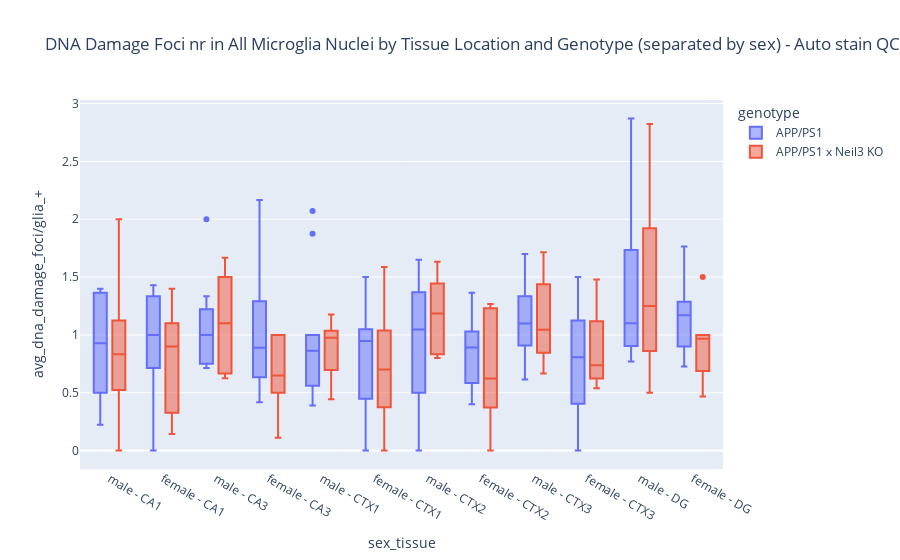
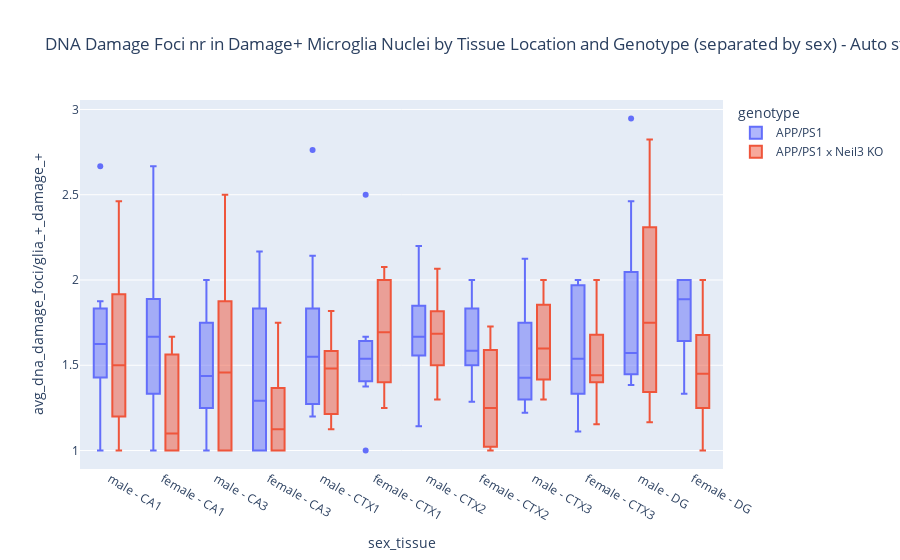
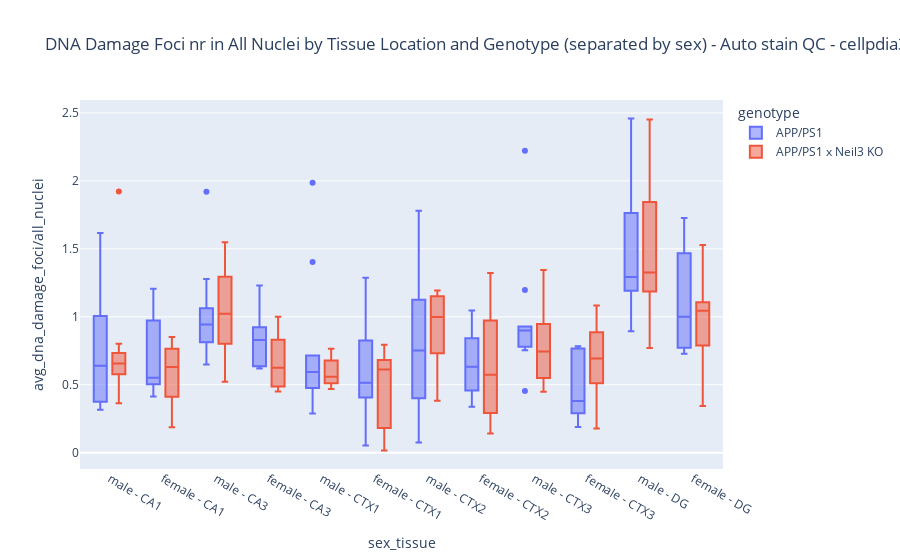
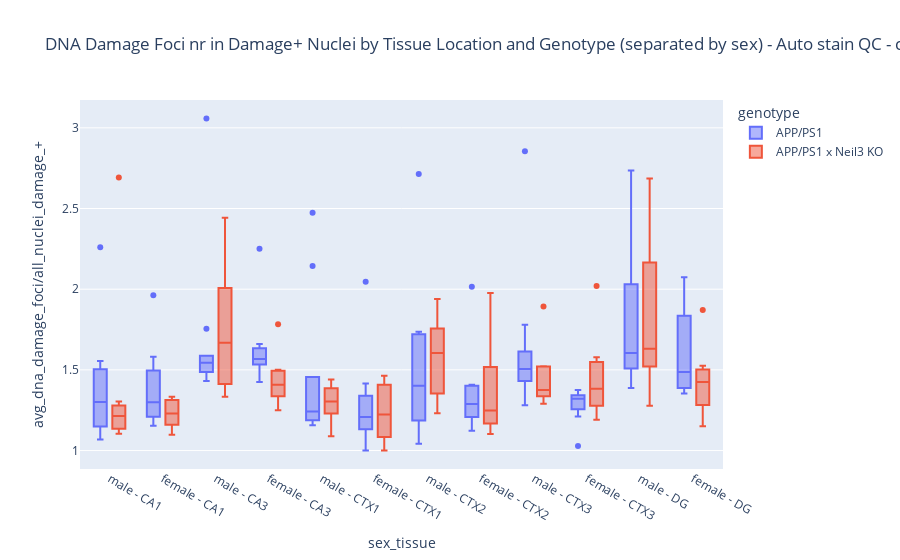

These figures' notebook cell, in order:
### Code cell
plot_technical_replicates(auto_filtered_df, categories, dataset, parameters_title)

### Figure 1 — Plotly figure (JSON) as saved in the notebook; plotly's stock layout.template omitted (floating-point values rounded to 4 significant figures)
{"data": [{"alignmentgroup": "True", "hovertemplate": "genotype=APP/PS1<br>sex_tissue=%{x}<br>avg_dna_damage_foci/glia_+=%{y}<extra></extra>", "legendgroup": "APP/PS1", "marker": {"color": "#636efa"}, "name": "APP/PS1", "notched": false, "offsetgroup": "APP/PS1", "orientation": "v", "showlegend": true, "type": "box", "x": ["female - CA1", "female - CA3", "female - CTX1", "female - CTX2", "female - CTX3", "female - DG", "male - CA1", "male - CA3", "male - CTX1", "male - CTX2", "male - CTX3", "male - DG", "male - CA1", "male - CA3", "male - CTX1", "male - CTX2", "male - CTX3", "male - CA1", "male - CA3", "male - CTX1", "male - CTX2", "male - CTX3", "male - DG", "female - CA1", "female - CA3", "female - CTX1", "female - CTX2", "female - CTX3", "female - DG", "male - CA1", "male - CA3", "male - CTX1", "male - CTX2", "male - CTX3", "male - DG", "male - CA1", "male - CA3", "male - CTX1", "male - CTX2", "male - CTX3", "male - DG", "female - CA1", "female - CA3", "female - CTX1", "female - CTX2", "female - CTX3", "female - DG", "male - CA1", "male - CA3", "male - CTX1", "male - CTX2", "male - CTX3", "male - DG", "male - CA1", "male - CA3", "male - CTX1", "male - CTX2", "male - CTX3", "male - DG", "female - CA1", "female - CA3", "female - CTX1", "female - CTX2", "female - CTX3", "female - DG", "female - CA1", "female - CA3", "female - CTX1", "female - CTX2", "female - CTX3", "female - DG", "male - CA1", "male - CA3", "male - CTX1", "male - CTX2", "male - CTX3", "male - DG", "female - CA1", "female - CA3", "female - CTX1", "female - CTX2", "female - CTX3", "female - DG", "male - CA1", "male - CA3", "male - CTX1", "male - CTX2", "male - CTX3", "male - DG", "male - CA1", "male - CA3", "male - CTX1", "male - CTX2", "male - CTX3", "male - DG", "female - CA1", "female - CA3", "female - CTX1", "female - CTX2", "female - CTX3", "female - DG", "female - CA1", "female - CA3", "female - CTX1", "female - CTX2", "female - CTX3", "female - DG"], "x0": " ", "xaxis": "x", "y": [1, 0.7778, 1.1, 1.364, 0.5333, 1.2, 0.2222, 1, 0.8333, 1.095, 1.045, 1.1, 0.5, 0.7143, 0.9091, 1.368, 1.458, 0.8571, 0.75, 0.8929, 1.2, 0.8667, 0.9333, 1, 2.167, 1.5, 1.059, 1.25, 1.765, 1, 0.875, 0.56, 0, 0.9091, 1, 1.375, 1.222, 0.56, 1.65, 1.333, 2.133, 0, 1, 0.7692, 0.5, 0.6154, 0.8, 1.364, 2, 1, 0.5882, 1.154, 1.5, 1.25, 1, 1.875, 1.448, 1.7, 1.6, 1.333, 0.6, 0, 0.4, 1, 1.375, 1.333, 1.333, 1, 1, 1.5, 1, 0.4545, 0.7143, 2.071, 0.5, 0.9167, 2.872, 1.429, 1.25, 0.9429, 1, 1, 1.154, 0.6, 1, 0.3889, 0.3333, 0.6154, 0.8182, 1.4, 1.333, 0.6, 1, 1.2, 0.7692, 0.4286, 0.6667, 0.125, 0.6667, 0, 0.7273, 1, 0.4167, 0.9524, 0.7826, 0.2778, 1.188], "y0": " ", "yaxis": "y"}, {"alignmentgroup": "True", "hovertemplate": "genotype=APP/PS1 x Neil3 KO<br>sex_tissue=%{x}<br>avg_dna_damage_foci/glia_+=%{y}<extra></extra>", "legendgroup": "APP/PS1 x Neil3 KO", "marker": {"color": "#EF553B"}, "name": "APP/PS1 x Neil3 KO", "notched": false, "offsetgroup": "APP/PS1 x Neil3 KO", "orientation": "v", "showlegend": true, "type": "box", "x": ["male - CA1", "male - CA3", "male - CTX1", "male - CTX2", "male - CTX3", "male - DG", "male - CA1", "male - CA3", "male - CTX1", "male - CTX2", "male - CTX3", "male - DG", "female - CA1", "female - CA3", "female - CTX1", "female - CTX2", "female - CTX3", "female - DG", "male - CA1", "male - CA3", "male - CTX1", "male - CTX2", "male - CTX3", "male - DG", "male - CA1", "male - CA3", "male - CTX1", "male - CTX2", "male - CTX3", "male - DG", "female - CA1", "female - CA3", "female - CTX1", "female - CTX2", "female - CTX3", "female - DG", "male - CA1", "male - CA3", "male - CTX1", "male - CTX2", "male - CTX3", "male - DG", "female - CA1", "female - CA3", "female - CTX1", "female - CTX2", "female - CTX3", "female - DG", "female - CA1", "female - CA3", "female - CTX1", "female - CTX2", "female - CTX3", "female - DG", "male - CA1", "male - CA3", "male - CTX1", "male - CTX2", "male - CTX3", "male - DG", "female - CA1", "female - CA3", "female - CTX1", "female - CTX2", "female - CTX3", "female - DG", "male - CA1", "male - CA3", "male - CTX1", "male - CTX2", "male - CTX3", "male - DG", "female - CA1", "female - CA3", "female - CTX1", "female - CTX2", "female - CTX3", "female - DG", "female - CA1", "female - CA3", "female - CTX1", "female - CTX2", "female - CTX3", "female - DG", "male - CA1", "male - CA3", "male - CTX1", "male - CTX2", "male - CTX3", "male - DG", "female - CA1", "female - CA3", "female - CTX1", "female - CTX2", "female - CTX3", "female - DG"], "x0": " ", "xaxis": "x", "y": [1, 1.2, 0.4444, 1.389, 1.714, 0.8235, 0.5455, 0.6667, 1.071, 1.632, 0.9286, 0.5, 0.1429, 0.5, 0.4545, 0.6, 1.3, 0.5, 0.6667, 1.4, 0.6429, 1.182, 1.5, 0.9, 1, 1.6, 1, 1.5, 0.6667, 1, 1, 0.5, 1.588, 1.267, 1.478, 0.9333, 0, 1, 1, 0.8462, 1.091, 2.824, 1.4, 1, 1.125, 1.192, 0.9375, 1, 1, 1, 0.7, 1.267, 0.7778, 1, 0.5, 0.625, 0.95, 0.8182, 1.375, 1.8, 0.5, 0.5, null, 0, 0.6, 1, 2, 1.667, 0.75, 0.8, 0.7647, 2.045, 0.1538, 0.1111, 0, 0.1429, 0.6452, 0.4667, 1.2, 1, 0.3478, 0.6452, 0.5385, 0.875, 1.25, 0.6667, 1.176, 1.188, 1, 1.5, 0.8, 0.8, 0.7778, 0.6, 0.6957, 1.5], "y0": " ", "yaxis": "y"}], "layout": {"boxmode": "group", "legend": {"title": {"text": "genotype"}, "tracegroupgap": 0}, "title": {"text": "DNA Damage Foci nr in All Microglia Nuclei by Tissue Location and Genotype (separated by sex) - Auto stain QC - cellpdia30_sigma1_dilrad4_dnad_obj_seg_v1_gliaero6_gliathr20_dnadero2"}, "xaxis": {"anchor": "y", "categoryarray": ["male - CA1", "female - CA1", "male - CA3", "female - CA3", "male - CTX1", "female - CTX1", "male - CTX2", "female - CTX2", "male - CTX3", "female - CTX3", "male - DG", "female - DG"], "categoryorder": "array", "domain": [0, 1], "title": {"text": "sex_tissue"}}, "yaxis": {"anchor": "x", "domain": [0, 1], "title": {"text": "avg_dna_damage_foci/glia_+"}}}}

### Figure 2 — Plotly figure (JSON) as saved in the notebook; plotly's stock layout.template omitted (floating-point values rounded to 4 significant figures)
{"data": [{"alignmentgroup": "True", "hovertemplate": "genotype=APP/PS1<br>sex_tissue=%{x}<br>avg_dna_damage_foci/glia_+_damage_+=%{y}<extra></extra>", "legendgroup": "APP/PS1", "marker": {"color": "#636efa"}, "name": "APP/PS1", "notched": false, "offsetgroup": "APP/PS1", "orientation": "v", "showlegend": true, "type": "box", "x": ["female - CA1", "female - CA3", "female - CTX1", "female - CTX2", "female - CTX3", "female - DG", "male - CA1", "male - CA3", "male - CTX1", "male - CTX2", "male - CTX3", "male - DG", "male - CA1", "male - CA3", "male - CTX1", "male - CTX2", "male - CTX3", "male - CA1", "male - CA3", "male - CTX1", "male - CTX2", "male - CTX3", "male - DG", "female - CA1", "female - CA3", "female - CTX1", "female - CTX2", "female - CTX3", "female - DG", "male - CA1", "male - CA3", "male - CTX1", "male - CTX2", "male - CTX3", "male - DG", "male - CA1", "male - CA3", "male - CTX1", "male - CTX2", "male - CTX3", "male - DG", "female - CA1", "female - CA3", "female - CTX1", "female - CTX2", "female - CTX3", "female - DG", "male - CA1", "male - CA3", "male - CTX1", "male - CTX2", "male - CTX3", "male - DG", "male - CA1", "male - CA3", "male - CTX1", "male - CTX2", "male - CTX3", "male - DG", "female - CA1", "female - CA3", "female - CTX1", "female - CTX2", "female - CTX3", "female - DG", "female - CA1", "female - CA3", "female - CTX1", "female - CTX2", "female - CTX3", "female - DG", "male - CA1", "male - CA3", "male - CTX1", "male - CTX2", "male - CTX3", "male - DG", "female - CA1", "female - CA3", "female - CTX1", "female - CTX2", "female - CTX3", "female - DG", "male - CA1", "male - CA3", "male - CTX1", "male - CTX2", "male - CTX3", "male - DG", "male - CA1", "male - CA3", "male - CTX1", "male - CTX2", "male - CTX3", "male - DG", "female - CA1", "female - CA3", "female - CTX1", "female - CTX2", "female - CTX3", "female - DG", "female - CA1", "female - CA3", "female - CTX1", "female - CTX2", "female - CTX3", "female - DG"], "x0": " ", "xaxis": "x", "y": [1.333, 1, 1.375, 1.667, 1.333, 1.714, 1, 1.5, 1.5, 1.917, 1.353, 1.571, 1.5, 1, 1.538, 1.733, 1.75, 1.5, 1.2, 1.562, 1.6, 1.3, 1.556, 1.9, 2.167, 2.5, 2, 2, 2, 2.667, 1.75, 1.273, null, 1.25, 1.455, 1.833, 1.375, 1.273, 2.2, 1.714, 2.462, null, 1.333, 1.538, 1.571, 1.333, 2, 1.875, 2, 1.833, 1.429, 1.5, 1.909, 1.429, 2, 2.143, 1.826, 2.125, 1.6, 2.667, 1, null, 2, 2, 1.571, 1.333, 2, 1.5, 1.5, 1.875, 2, 1.25, 1.25, 2.762, 1.667, 1.222, 2.947, 1.667, 1.25, 1.571, 1.6, 1.538, 1.875, 1.8, 1.6, 1.75, 1.143, 1.333, 1.385, 1.75, 1.333, 1.2, 1.667, 1.846, 1.429, 1, 1, 1, 1.5, null, 1.333, 1.857, 1.667, 1.667, 1.286, 1.111, 1.9], "y0": " ", "yaxis": "y"}, {"alignmentgroup": "True", "hovertemplate": "genotype=APP/PS1 x Neil3 KO<br>sex_tissue=%{x}<br>avg_dna_damage_foci/glia_+_damage_+=%{y}<extra></extra>", "legendgroup": "APP/PS1 x Neil3 KO", "marker": {"color": "#EF553B"}, "name": "APP/PS1 x Neil3 KO", "notched": false, "offsetgroup": "APP/PS1 x Neil3 KO", "orientation": "v", "showlegend": true, "type": "box", "x": ["male - CA1", "male - CA3", "male - CTX1", "male - CTX2", "male - CTX3", "male - DG", "male - CA1", "male - CA3", "male - CTX1", "male - CTX2", "male - CTX3", "male - DG", "female - CA1", "female - CA3", "female - CTX1", "female - CTX2", "female - CTX3", "female - DG", "male - CA1", "male - CA3", "male - CTX1", "male - CTX2", "male - CTX3", "male - DG", "male - CA1", "male - CA3", "male - CTX1", "male - CTX2", "male - CTX3", "male - DG", "female - CA1", "female - CA3", "female - CTX1", "female - CTX2", "female - CTX3", "female - DG", "male - CA1", "male - CA3", "male - CTX1", "male - CTX2", "male - CTX3", "male - DG", "female - CA1", "female - CA3", "female - CTX1", "female - CTX2", "female - CTX3", "female - DG", "female - CA1", "female - CA3", "female - CTX1", "female - CTX2", "female - CTX3", "female - DG", "male - CA1", "male - CA3", "male - CTX1", "male - CTX2", "male - CTX3", "male - DG", "female - CA1", "female - CA3", "female - CTX1", "female - CTX2", "female - CTX3", "female - DG", "male - CA1", "male - CA3", "male - CTX1", "male - CTX2", "male - CTX3", "male - DG", "female - CA1", "female - CA3", "female - CTX1", "female - CTX2", "female - CTX3", "female - DG", "female - CA1", "female - CA3", "female - CTX1", "female - CTX2", "female - CTX3", "female - DG", "male - CA1", "male - CA3", "male - CTX1", "male - CTX2", "male - CTX3", "male - DG", "female - CA1", "female - CA3", "female - CTX1", "female - CTX2", "female - CTX3", "female - DG"], "x0": " ", "xaxis": "x", "y": [1.2, 1.714, 1.143, 1.786, 1.8, 1.167, 1.2, 1.2, 1.5, 2.067, 1.3, 2, 1, 1, 1.25, 1, 1.857, 1.333, 2, 1.75, 1.125, 1.3, 1.909, 1.286, 1.5, 2, 1.667, 1.833, 2, 1.4, 1.571, 1, 2.077, 1.462, 2, 1.4, null, 1, 1.5, 1.571, 1.333, 2.824, 1.556, 1.25, 1.636, 1.632, 1.154, 1.5, 1.667, 1.75, 1.4, 1.727, 1.4, 2, 1, 1, 1.462, 1.8, 1.571, 2.25, 1, 1, null, null, 1.5, 1, 2.462, 2.5, 1.286, 1.429, 1.625, 2.368, 1, 1, null, 1, 1.429, 1.167, 1.2, 1.4, 2, 1.25, 1.4, 1.556, 1.667, 1, 1.818, 1.583, 1.5, 1.5, 1, 1.333, 1.75, 1.091, 1.455, 1.8], "y0": " ", "yaxis": "y"}], "layout": {"boxmode": "group", "legend": {"title": {"text": "genotype"}, "tracegroupgap": 0}, "title": {"text": "DNA Damage Foci nr in Damage+ Microglia Nuclei by Tissue Location and Genotype (separated by sex) - Auto stain QC - cellpdia30_sigma1_dilrad4_dnad_obj_seg_v1_gliaero6_gliathr20_dnadero2"}, "xaxis": {"anchor": "y", "categoryarray": ["male - CA1", "female - CA1", "male - CA3", "female - CA3", "male - CTX1", "female - CTX1", "male - CTX2", "female - CTX2", "male - CTX3", "female - CTX3", "male - DG", "female - DG"], "categoryorder": "array", "domain": [0, 1], "title": {"text": "sex_tissue"}}, "yaxis": {"anchor": "x", "domain": [0, 1], "title": {"text": "avg_dna_damage_foci/glia_+_damage_+"}}}}

### Figure 3 — Plotly figure (JSON) as saved in the notebook; plotly's stock layout.template omitted (floating-point values rounded to 4 significant figures)
{"data": [{"alignmentgroup": "True", "hovertemplate": "genotype=APP/PS1<br>sex_tissue=%{x}<br>avg_dna_damage_foci/all_nuclei=%{y}<extra></extra>", "legendgroup": "APP/PS1", "marker": {"color": "#636efa"}, "name": "APP/PS1", "notched": false, "offsetgroup": "APP/PS1", "orientation": "v", "showlegend": true, "type": "box", "x": ["female - CA1", "female - CA3", "female - CTX1", "female - CTX2", "female - CTX3", "female - DG", "male - CA1", "male - CA3", "male - CTX1", "male - CTX2", "male - CTX3", "male - DG", "male - CA1", "male - CA3", "male - CTX1", "male - CTX2", "male - CTX3", "male - CA1", "male - CA3", "male - CTX1", "male - CTX2", "male - CTX3", "male - DG", "female - CA1", "female - CA3", "female - CTX1", "female - CTX2", "female - CTX3", "female - DG", "male - CA1", "male - CA3", "male - CTX1", "male - CTX2", "male - CTX3", "male - DG", "male - CA1", "male - CA3", "male - CTX1", "male - CTX2", "male - CTX3", "male - DG", "female - CA1", "female - CA3", "female - CTX1", "female - CTX2", "female - CTX3", "female - DG", "male - CA1", "male - CA3", "male - CTX1", "male - CTX2", "male - CTX3", "male - DG", "male - CA1", "male - CA3", "male - CTX1", "male - CTX2", "male - CTX3", "male - DG", "female - CA1", "female - CA3", "female - CTX1", "female - CTX2", "female - CTX3", "female - DG", "female - CA1", "female - CA3", "female - CTX1", "female - CTX2", "female - CTX3", "female - DG", "male - CA1", "male - CA3", "male - CTX1", "male - CTX2", "male - CTX3", "male - DG", "female - CA1", "female - CA3", "female - CTX1", "female - CTX2", "female - CTX3", "female - DG", "male - CA1", "male - CA3", "male - CTX1", "male - CTX2", "male - CTX3", "male - DG", "male - CA1", "male - CA3", "male - CTX1", "male - CTX2", "male - CTX3", "male - DG", "female - CA1", "female - CA3", "female - CTX1", "female - CTX2", "female - CTX3", "female - DG", "female - CA1", "female - CA3", "female - CTX1", "female - CTX2", "female - CTX3", "female - DG"], "x0": " ", "xaxis": "x", "y": [0.5733, 0.935, 0.9581, 0.8984, 0.7597, 1.3, 0.3698, 0.8906, 0.7143, 0.7782, 0.8795, 1.292, 0.6167, 0.7849, 0.4795, 1.125, 0.9231, 0.7114, 0.9206, 0.5779, 1.029, 0.7531, 1.269, 1.207, 1.23, 1.288, 1.045, 0.3929, 1.634, 0.6618, 0.6491, 0.3874, 0.075, 0.7905, 1.123, 1.616, 1.92, 0.609, 1.781, 2.222, 2.067, 0.5282, 0.8544, 0.4444, 0.5153, 0.3668, 1.161, 1.006, 0.9672, 0.4767, 0.6208, 0.9178, 1.654, 1.067, 1, 1.986, 1.265, 1.197, 1.664, 0.8125, 0.9111, 0.369, 0.4, 0.245, 0.7377, 0.4138, 0.8058, 0.5238, 0.5226, 0.7746, 0.8067, 0.3154, 1.277, 1.404, 0.401, 0.9282, 2.46, 1.133, 0.6196, 0.6913, 0.7406, 0.7832, 1.727, 0.375, 0.812, 0.2877, 0.2227, 0.453, 0.8928, 0.5692, 1.063, 0.6907, 0.7251, 0.7798, 1.215, 0.4961, 0.6211, 0.05344, 0.7847, 0.1882, 0.8404, 0.5096, 0.6515, 0.5056, 0.3388, 0.3351, 0.7286], "y0": " ", "yaxis": "y"}, {"alignmentgroup": "True", "hovertemplate": "genotype=APP/PS1 x Neil3 KO<br>sex_tissue=%{x}<br>avg_dna_damage_foci/all_nuclei=%{y}<extra></extra>", "legendgroup": "APP/PS1 x Neil3 KO", "marker": {"color": "#EF553B"}, "name": "APP/PS1 x Neil3 KO", "notched": false, "offsetgroup": "APP/PS1 x Neil3 KO", "orientation": "v", "showlegend": true, "type": "box", "x": ["male - CA1", "male - CA3", "male - CTX1", "male - CTX2", "male - CTX3", "male - DG", "male - CA1", "male - CA3", "male - CTX1", "male - CTX2", "male - CTX3", "male - DG", "female - CA1", "female - CA3", "female - CTX1", "female - CTX2", "female - CTX3", "female - DG", "male - CA1", "male - CA3", "male - CTX1", "male - CTX2", "male - CTX3", "male - DG", "male - CA1", "male - CA3", "male - CTX1", "male - CTX2", "male - CTX3", "male - DG", "female - CA1", "female - CA3", "female - CTX1", "female - CTX2", "female - CTX3", "female - DG", "male - CA1", "male - CA3", "male - CTX1", "male - CTX2", "male - CTX3", "male - DG", "female - CA1", "female - CA3", "female - CTX1", "female - CTX2", "female - CTX3", "female - DG", "female - CA1", "female - CA3", "female - CTX1", "female - CTX2", "female - CTX3", "female - DG", "male - CA1", "male - CA3", "male - CTX1", "male - CTX2", "male - CTX3", "male - DG", "female - CA1", "female - CA3", "female - CTX1", "female - CTX2", "female - CTX3", "female - DG", "male - CA1", "male - CA3", "male - CTX1", "male - CTX2", "male - CTX3", "male - DG", "female - CA1", "female - CA3", "female - CTX1", "female - CTX2", "female - CTX3", "female - DG", "female - CA1", "female - CA3", "female - CTX1", "female - CTX2", "female - CTX3", "female - DG", "male - CA1", "male - CA3", "male - CTX1", "male - CTX2", "male - CTX3", "male - DG", "female - CA1", "female - CA3", "female - CTX1", "female - CTX2", "female - CTX3", "female - DG"], "x0": " ", "xaxis": "x", "y": [0.5732, 0.9912, 0.4684, 1.193, 0.9247, 1.407, 0.582, 1.266, 0.7656, 1.155, 0.84, 1.183, 0.4295, 0.7018, 0.5714, 0.648, 0.9434, 1.083, 0.6599, 1.054, 0.5063, 1.149, 0.9709, 1.245, 0.6645, 1.325, 0.5152, 1.069, 0.5326, 1.435, 0.8511, 1, 0.695, 0.7689, 1.082, 1.131, 0.8023, 0.5224, 0.6923, 0.9275, 1.345, 2.452, 0.7718, 0.6387, 0.794, 1.178, 0.5952, 1.026, 0.7595, 0.962, 0.6696, 1.321, 0.8302, 1.528, 0.363, 0.7273, 0.6645, 0.6242, 0.6486, 1.189, 0.6225, 0.5, 0.07362, 0.1405, 0.1786, 1.063, 1.923, 1.549, 0.5304, 0.3829, 0.4493, 2.254, 0.1867, 0.4758, 0.01575, 0.1807, 0.7906, 0.3438, 0.3939, 0.6122, 0.2903, 0.5, 0.5258, 0.5927, 0.6529, 0.8761, 0.5887, 0.8377, 0.5677, 0.771, 0.6391, 0.45, 0.6515, 0.4041, 0.4963, 0.9853], "y0": " ", "yaxis": "y"}], "layout": {"boxmode": "group", "legend": {"title": {"text": "genotype"}, "tracegroupgap": 0}, "title": {"text": "DNA Damage Foci nr in All Nuclei by Tissue Location and Genotype (separated by sex) - Auto stain QC - cellpdia30_sigma1_dilrad4_dnad_obj_seg_v1_gliaero6_gliathr20_dnadero2"}, "xaxis": {"anchor": "y", "categoryarray": ["male - CA1", "female - CA1", "male - CA3", "female - CA3", "male - CTX1", "female - CTX1", "male - CTX2", "female - CTX2", "male - CTX3", "female - CTX3", "male - DG", "female - DG"], "categoryorder": "array", "domain": [0, 1], "title": {"text": "sex_tissue"}}, "yaxis": {"anchor": "x", "domain": [0, 1], "title": {"text": "avg_dna_damage_foci/all_nuclei"}}}}

### Figure 4 — Plotly figure (JSON) as saved in the notebook; plotly's stock layout.template omitted (floating-point values rounded to 4 significant figures)
{"data": [{"alignmentgroup": "True", "hovertemplate": "genotype=APP/PS1<br>sex_tissue=%{x}<br>avg_dna_damage_foci/all_nuclei_damage_+=%{y}<extra></extra>", "legendgroup": "APP/PS1", "marker": {"color": "#636efa"}, "name": "APP/PS1", "notched": false, "offsetgroup": "APP/PS1", "orientation": "v", "showlegend": true, "type": "box", "x": ["female - CA1", "female - CA3", "female - CTX1", "female - CTX2", "female - CTX3", "female - DG", "male - CA1", "male - CA3", "male - CTX1", "male - CTX2", "male - CTX3", "male - DG", "male - CA1", "male - CA3", "male - CTX1", "male - CTX2", "male - CTX3", "male - CA1", "male - CA3", "male - CTX1", "male - CTX2", "male - CTX3", "male - DG", "female - CA1", "female - CA3", "female - CTX1", "female - CTX2", "female - CTX3", "female - DG", "male - CA1", "male - CA3", "male - CTX1", "male - CTX2", "male - CTX3", "male - DG", "male - CA1", "male - CA3", "male - CTX1", "male - CTX2", "male - CTX3", "male - DG", "female - CA1", "female - CA3", "female - CTX1", "female - CTX2", "female - CTX3", "female - DG", "male - CA1", "male - CA3", "male - CTX1", "male - CTX2", "male - CTX3", "male - DG", "male - CA1", "male - CA3", "male - CTX1", "male - CTX2", "male - CTX3", "male - DG", "female - CA1", "female - CA3", "female - CTX1", "female - CTX2", "female - CTX3", "female - DG", "female - CA1", "female - CA3", "female - CTX1", "female - CTX2", "female - CTX3", "female - DG", "male - CA1", "male - CA3", "male - CTX1", "male - CTX2", "male - CTX3", "male - DG", "female - CA1", "female - CA3", "female - CTX1", "female - CTX2", "female - CTX3", "female - DG", "male - CA1", "male - CA3", "male - CTX1", "male - CTX2", "male - CTX3", "male - DG", "male - CA1", "male - CA3", "male - CTX1", "male - CTX2", "male - CTX3", "male - DG", "female - CA1", "female - CA3", "female - CTX1", "female - CTX2", "female - CTX3", "female - DG", "female - CA1", "female - CA3", "female - CTX1", "female - CTX2", "female - CTX3", "female - DG"], "x0": " ", "xaxis": "x", "y": [1.41, 1.513, 1.416, 1.408, 1.301, 1.535, 1.145, 1.562, 1.298, 1.425, 1.431, 1.523, 1.175, 1.431, 1.188, 1.737, 1.538, 1.325, 1.487, 1.219, 1.449, 1.314, 1.562, 1.963, 2.25, 2.046, 2.015, 1.32, 1.931, 1.304, 1.542, 1.156, 1.125, 1.444, 1.462, 2.259, 3.058, 1.266, 2.714, 2.854, 2.27, 1.339, 1.571, 1.182, 1.324, 1.352, 1.739, 1.556, 1.487, 1.179, 1.274, 1.614, 1.941, 1.504, 1.547, 2.473, 1.72, 1.592, 1.952, 1.258, 1.608, 1.107, 1.188, 1.028, 1.353, 1.154, 1.66, 1.158, 1.227, 1.375, 1.423, 1.068, 1.755, 2.144, 1.186, 1.78, 2.736, 1.581, 1.425, 1.262, 1.255, 1.321, 2.074, 1.149, 1.484, 1.2, 1.043, 1.281, 1.387, 1.298, 1.588, 1.457, 1.378, 1.472, 1.604, 1.208, 1.553, 1, 1.395, 1.333, 1.353, 1.212, 1.564, 1.233, 1.123, 1.212, 1.44], "y0": " ", "yaxis": "y"}, {"alignmentgroup": "True", "hovertemplate": "genotype=APP/PS1 x Neil3 KO<br>sex_tissue=%{x}<br>avg_dna_damage_foci/all_nuclei_damage_+=%{y}<extra></extra>", "legendgroup": "APP/PS1 x Neil3 KO", "marker": {"color": "#EF553B"}, "name": "APP/PS1 x Neil3 KO", "notched": false, "offsetgroup": "APP/PS1 x Neil3 KO", "orientation": "v", "showlegend": true, "type": "box", "x": ["male - CA1", "male - CA3", "male - CTX1", "male - CTX2", "male - CTX3", "male - DG", "male - CA1", "male - CA3", "male - CTX1", "male - CTX2", "male - CTX3", "male - DG", "female - CA1", "female - CA3", "female - CTX1", "female - CTX2", "female - CTX3", "female - DG", "male - CA1", "male - CA3", "male - CTX1", "male - CTX2", "male - CTX3", "male - DG", "male - CA1", "male - CA3", "male - CTX1", "male - CTX2", "male - CTX3", "male - DG", "female - CA1", "female - CA3", "female - CTX1", "female - CTX2", "female - CTX3", "female - DG", "male - CA1", "male - CA3", "male - CTX1", "male - CTX2", "male - CTX3", "male - DG", "female - CA1", "female - CA3", "female - CTX1", "female - CTX2", "female - CTX3", "female - DG", "female - CA1", "female - CA3", "female - CTX1", "female - CTX2", "female - CTX3", "female - DG", "male - CA1", "male - CA3", "male - CTX1", "male - CTX2", "male - CTX3", "male - DG", "female - CA1", "female - CA3", "female - CTX1", "female - CTX2", "female - CTX3", "female - DG", "male - CA1", "male - CA3", "male - CTX1", "male - CTX2", "male - CTX3", "male - DG", "female - CA1", "female - CA3", "female - CTX1", "female - CTX2", "female - CTX3", "female - DG", "female - CA1", "female - CA3", "female - CTX1", "female - CTX2", "female - CTX3", "female - DG", "male - CA1", "male - CA3", "male - CTX1", "male - CTX2", "male - CTX3", "male - DG", "female - CA1", "female - CA3", "female - CTX1", "female - CTX2", "female - CTX3", "female - DG"], "x0": " ", "xaxis": "x", "y": [1.16, 1.548, 1.088, 1.605, 1.522, 1.657, 1.111, 1.789, 1.289, 1.75, 1.382, 1.605, 1.098, 1.333, 1.167, 1.27, 1.579, 1.526, 1.212, 1.887, 1.231, 1.764, 1.518, 1.526, 1.304, 2.127, 1.229, 1.604, 1.361, 1.768, 1.333, 1.783, 1.376, 1.341, 2.019, 1.479, 1.255, 1.346, 1.44, 1.939, 1.893, 2.686, 1.292, 1.49, 1.463, 1.693, 1.316, 1.436, 1.333, 1.463, 1.23, 1.977, 1.517, 1.871, 1.104, 1.333, 1.338, 1.241, 1.29, 1.514, 1.19, 1.351, 1, 1.13, 1.19, 1.414, 2.692, 2.442, 1.435, 1.232, 1.368, 2.563, 1.217, 1.341, 1, 1.103, 1.425, 1.151, 1.13, 1.5, 1.44, 1.225, 1.342, 1.206, 1.215, 1.478, 1.317, 1.468, 1.313, 1.278, 1.241, 1.25, 1.217, 1.204, 1.241, 1.36], "y0": " ", "yaxis": "y"}], "layout": {"boxmode": "group", "legend": {"title": {"text": "genotype"}, "tracegroupgap": 0}, "title": {"text": "DNA Damage Foci nr in Damage+ Nuclei by Tissue Location and Genotype (separated by sex) - Auto stain QC - cellpdia30_sigma1_dilrad4_dnad_obj_seg_v1_gliaero6_gliathr20_dnadero2"}, "xaxis": {"anchor": "y", "categoryarray": ["male - CA1", "female - CA1", "male - CA3", "female - CA3", "male - CTX1", "female - CTX1", "male - CTX2", "female - CTX2", "male - CTX3", "female - CTX3", "male - DG", "female - DG"], "categoryorder": "array", "domain": [0, 1], "title": {"text": "sex_tissue"}}, "yaxis": {"anchor": "x", "domain": [0, 1], "title": {"text": "avg_dna_damage_foci/all_nuclei_damage_+"}}}}
